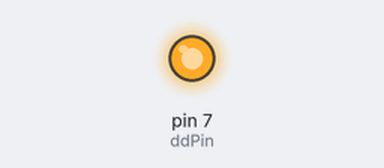
The sketch below on a simulated Arduino Leonardo, built with avr-gcc and run on an emulated ATmega32U4. Parts: output pins drawn as LEDs (lit = HIGH).

Above: at 0.01 s.
Timing chart, 0 to 2.1 s (numbered marks = the images above):
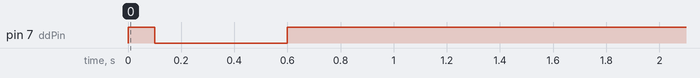

The sketch:

RoombaMysteryTune.ino
```cpp
// clytle 2013
// Thanks to bcreighton for debugging help
// Thanks to Marc Moesse for transcribbing music to opcodes
//
// Tested on a Roomba 4150 (manufacture date July 15 2007)
// using an Arduino Duemilanove & Arduino Leonardo.
//
// Roomba docs at http://www.irobot.com/images/consumer/hacker/Roomba_SCI_Spec_Manual.pdf
//
// Wiring:
// Connect Arduino pin 5 to Roomba pin 4
// Connect Arduino pin 6 to Roomba pin 3
// Connect Arduino pin 7 to Roomba pin 5
// Connect Arduino GND pin to Roomba pin 6 or 7

#include <SoftwareSerial.h>

SoftwareSerial mySerial(5, 6); //rx,tx
int ddPin = 7;
int now;

void setup() {
  pinMode(ddPin,  OUTPUT);
  mySerial.begin(57600);
  //Use Device Detect to wake Roomba
  digitalWrite(ddPin, HIGH);
  delay(100);
  digitalWrite(ddPin, LOW);
  delay(500);
  digitalWrite(ddPin, HIGH);
  delay(2000);
  //Initialize Roomba SCI
  // Start SCI
  mySerial.write(128);
  delay(100);
  // Enable control
  mySerial.write(130);
  delay(100);
  // Enable full control, no safety, all commands (optional)
  mySerial.write(132);
  delay(100);
  // Each single letter array is a bar of music.
  // Each double letter array is play command for the corresponding music.
  int e[] = {140, 5, 14, 65, 8, 67, 8, 70, 8, 67, 8, 74, 24, 74, 24, 72, 48, 65, 8, 67, 8, 70, 8, 67, 8, 72, 24, 72, 24, 70, 48};
  int f[] = {140, 6, 11, 65, 8, 67, 8, 70, 8, 67, 8, 70, 32, 72, 16, 69, 32, 65, 32, 65, 16, 72, 32, 70, 64};
  int g[] = {140, 7, 14, 65, 8, 67, 8, 70, 8, 67, 8, 74, 24, 74, 24, 72, 48, 65, 8, 67, 8, 70, 8, 67, 8, 77, 32, 69, 16, 70, 48};
  int h[] = {140, 8, 10, 65, 8, 67, 8, 70, 8, 67, 8, 70, 32, 72, 16, 69, 64, 65, 16, 72, 32, 70, 64};
  int ee[] = {141, 5};
  int ff[] = {141, 6};
  int gg[] = {141, 7};
  int hh[] = {141, 8};
  // Load the songs to the Roomba
  opcodes(e, (sizeof(e)/sizeof(int)));
  opcodes(f, (sizeof(f)/sizeof(int)));
  opcodes(g, (sizeof(g)/sizeof(int)));
  opcodes(h, (sizeof(h)/sizeof(int)));
  // Play the songs. Pauses must be included while the music plays.
  opcodes(ee, (sizeof(ee)/sizeof(int)));
  delay(4000);
  opcodes(ff, (sizeof(ff)/sizeof(int)));
  delay(4000);
  opcodes(gg, (sizeof(gg)/sizeof(int)));
  delay(4000);
  opcodes(hh, (sizeof(hh)/sizeof(int)));
}

void loop() {
}

// This little function takes an array of opcodes (and the array's length) and runs them all.
void opcodes(int *bytes, int len) {
  for (now = 0; now < len; now++) {
    mySerial.write((byte)(bytes[now]));
    delay(100);
  }
}
```
